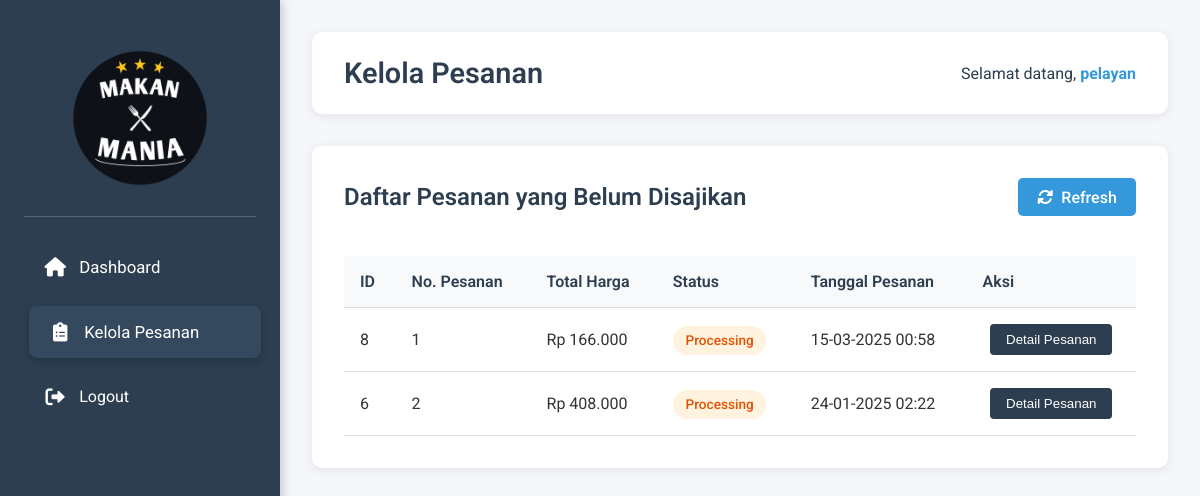
Page /pelayan/kelola-pesanan.php (signed in) on the earlier database version.
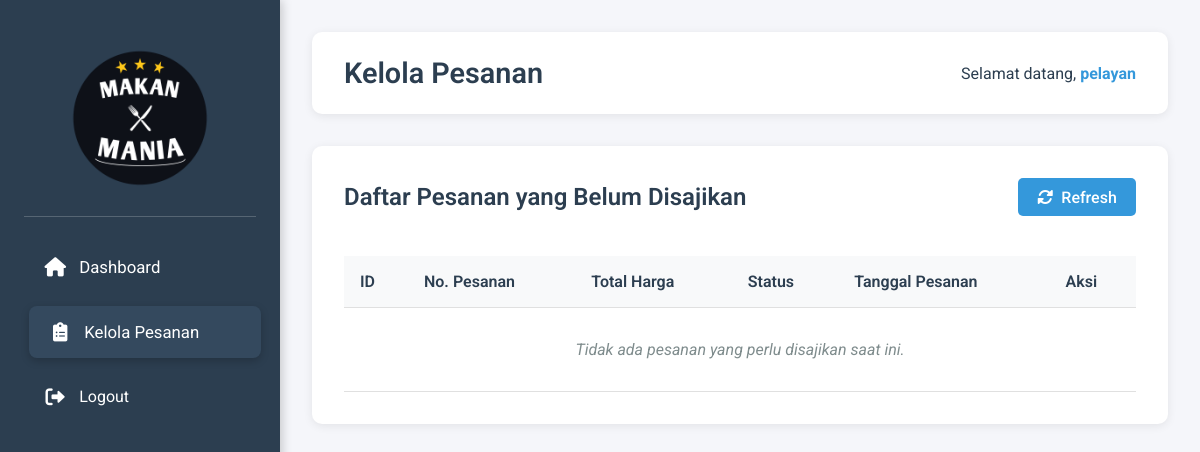
Same page on the later database version.
### tables this page shows
CREATE TABLE `orders` (
  `id` int NOT NULL,
  `order_number` int NOT NULL,
  `total_price` decimal(10,2) NOT NULL,
  `status` enum('pending','processing','completed','cancelled') DEFAULT 'pending',
  `created_at` timestamp NULL DEFAULT CURRENT_TIMESTAMP
);

### pelayan/kelola-pesanan.php (the view, shortened to what this page needs)
<?php
require_once('../database/config-login.php');
$user_id = $_SESSION['user_id'];
$query_user = "SELECT username FROM users WHERE id = $user_id";
$result_user = mysqli_query($conn, $query_user);
$user_data = mysqli_fetch_assoc($result_user);
$username = $user_data['username'];
$query_orders = "SELECT id, order_number, total_price, status, created_at FROM orders WHERE status = 'processing' ORDER BY created_at DESC";
$result_orders = mysqli_query($conn, $query_orders);
?>
<!DOCTYPE html>
<html lang="en">
<head>
    <link rel="stylesheet" href="../css/pelayan-sidebar.css">
    <link rel="stylesheet" href="../css/kelola-pesanan-pelayan.css">
    <link rel="stylesheet" href="https://cdnjs.cloudflare.com/ajax/libs/font-awesome/6.0.0/css/all.min.css">
</head>
<body>
    <div class="container">
        <div class="sidebar">
            <div class="logo">
                <img src="../assets/logo.png" alt="Logo Restoran">
            </div>
            <nav>
                <ul>
                    <li>
                        <a href="dashboard.php">
                            <i class="fas fa-home"></i>
                            <span>Dashboard</span>
                        </a>
                    </li>
                    <li class="active">
                        <a href="kelola-pesanan.php">
                            <i class="fas fa-clipboard-list"></i>
                            <span>Kelola Pesanan</span>
                        </a>
                    </li>
                    <li>
                        <a href="../login.php" class="logout">
                            <i class="fas fa-sign-out-alt"></i> Logout
                        </a>
                    </li>
                </ul>
            </nav>
        </div>
        <div class="main-content">
            <header>
                <h1>Kelola Pesanan</h1>
                <div class="user-welcome">
                    <p>Selamat datang, <span class="username"><?php echo $username; ?></span></p>
                </div>
            </header>
            <div class="orders-container">
                <div class="order-header">
                    <h2>Daftar Pesanan yang Belum Disajikan</h2>
                    <div class="refresh-btn" id="refresh-btn">
                        <i class="fas fa-sync-alt"></i> Refresh
                    </div>
                </div>
                <div class="table-container" id="orders-table">
                    <table>
                        <thead>
                            <tr>
                                <th>ID</th>
                                <th>No. Pesanan</th>
                                <th>Total Harga</th>
                                <th>Status</th>
                                <th>Tanggal Pesanan</th>
                                <th>Aksi</th>
                            </tr>
                        </thead>
                        <tbody>
                            <?php if(mysqli_num_rows($result_orders) > 0): ?>
                                <?php while($order = mysqli_fetch_assoc($result_orders)): ?>
                                <tr>
                                    <td><?php echo $order['id']; ?></td>
                                    <td><?php echo $order['order_number']; ?></td>
                                    <td>Rp <?php echo number_format($order['total_price'], 0, ',', '.'); ?></td>
                                    <td>
                                        <span class="status processing">
                                            <?php echo ucfirst($order['status']); ?>
                                        </span>
                                    </td>
                                    <td><?php echo date('d-m-Y H:i', strtotime($order['created_at'])); ?></td>
                                    <td>
                                        <button class="detail-btn" data-id="<?php echo $order['id']; ?>">
                                            Detail Pesanan
                                        </button>
                                    </td>
                                </tr>
                                <?php endwhile; ?>
                            <?php else: ?>
                                <tr>
                                    <td colspan="6" class="no-data">Tidak ada pesanan yang perlu disajikan saat ini.</td>
                                </tr>
                            <?php endif; ?>
                        </tbody>
                    </table>
                </div>
            </div>
        </div>
    </div>
</body>
</html>

Differences in the rows shown:
no longer on this page (row edited): orders: id "8", order_number "1", total_price "166.000", status "Processing", created_at "15-03-2025 00:58"
no longer on this page (row edited): orders: id "6", order_number "2", total_price "408.000", status "Processing", created_at "24-01-2025 02:22"
Other differences:
text now shown: "Tidak ada pesanan yang perlu disajikan saat ini."
